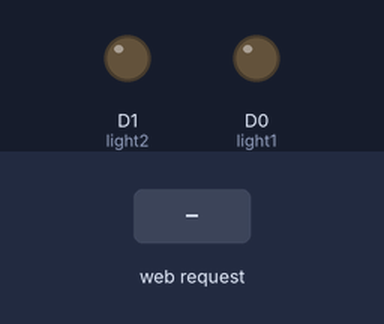
Simulated run of this sketch. Board: ESP8266 (NodeMCU). Shown: output pins drawn as LEDs (lit = HIGH). The inputs (shaded band) are chosen by the test bench. WiFi joins after 1.5 s; servers stay silent unless stated; what the sketch prints to the serial monitor is not drawn.

Above: at 3.0 s.
3.1 s: HTTP request GET /r1on received
At 3.9 s:
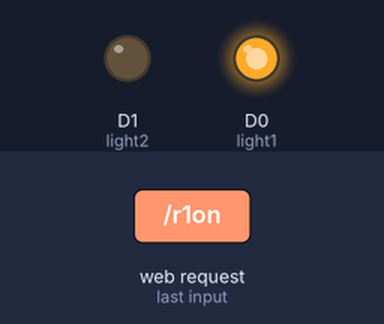
4.6 s: HTTP request GET /r2on received
At 5.0 s:
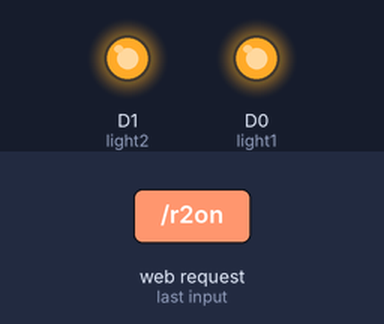
6.1 s: HTTP request GET /r1off received
At 7.3 s:
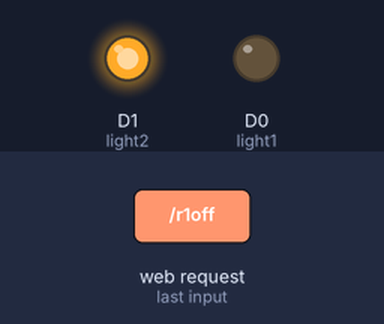
7.6 s: HTTP request GET /r2off received
At 8.5 s:
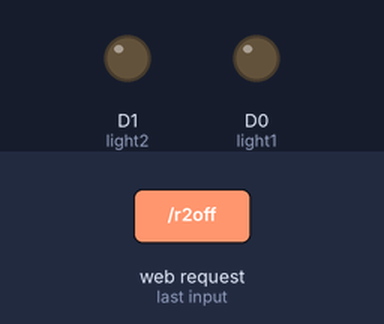
9.1 s: HTTP request GET /allon received
At 9.6 s:
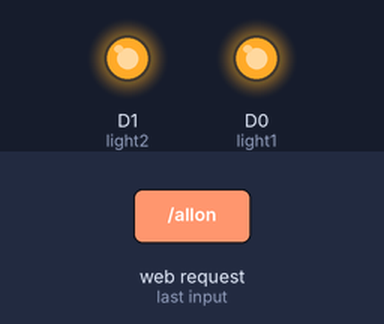
Timing chart, 0 to 11.6 s (numbered marks = the images above; inputs shaded):
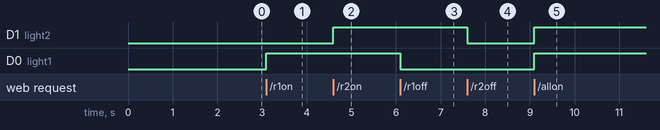

Measured:
- after the input at 3.1 s, D0 (light1): LOW → HIGH at once
- after the input at 4.6 s, D1 (light2): LOW → HIGH at once
- after the input at 6.1 s, D0 (light1): HIGH → LOW at once
- after the input at 7.6 s, D1 (light2): HIGH → LOW at once
- after the input at 9.1 s, D1 (light2), D0 (light1): LOW → HIGH at once

The sketch:

Voice_Reco_NodeMCU.ino
```cpp
/*************************************************************************************
*   Home Automation with Android App and NodeMCU
*
*  Groups of devices
*   ==> All Devices ON/OFF
*
*  Voice activation and response
*
*   Developed by Marcelo Rovai on 27March17
*   Visit my blog: https://MJRoBot.org
*
*   WARNING: When uploading a code ==> Power-off Relays
************************************************************************************/
#include <ESP8266WiFi.h>
WiFiClient client;
WiFiServer server(80);
const char* ssid = "Lenovo A6000";
const char* password = "88888888";
String  command =""; // Command received from Android device

// Set Relay Pins
int light1 = D0;
int light2 = D1;

void setup()
{
  Serial.begin(115200);

  pinMode(light1, OUTPUT);
  pinMode(light2, OUTPUT);

  Serial.println("Connecting to WIFI");
  WiFi.begin(ssid, password);
  while (WiFi.status() != WL_CONNECTED)
  {
    delay(500);
    Serial.print("..");
  }
  Serial.println("");
  Serial.println("WiFi connected");
  delay(300);
    //server begin
  server.begin();
  Serial.println("Server Started");
  Serial.println("NodeMCU Local IP is : ");
  Serial.print("http://");
  Serial.print(WiFi.localIP());
  Serial.print("/");
}
void loop()
{
    client = server.available();
    if (!client) return;
    command = checkClient ();

         if (command == "r1on"  || command == "one on"    || command == "want on")        digitalWrite(light1,HIGH);
    else if (command == "r1off" || command == "one-off" || command == "one off")     digitalWrite(light1,LOW);
    else if (command == "r2on"  || command == "two on"    || command == "2 on")      digitalWrite(light2,HIGH);
    else if (command == "r2off" || command == "two off" || command == "2 off")   digitalWrite(light2,LOW);
    else if (command == "allon" || command == "nyalakan semua" || command == "all lights on")
    {
      digitalWrite(light1,HIGH);
      digitalWrite(light2,HIGH);
    }
    else if (command == "alloff" || command == "matikan semua" || command == "all lights off")
    {
      digitalWrite(light1,LOW);
      digitalWrite(light2,LOW);
    }
    sendBackEcho(command); // send command echo back to android device
    command = "";
}

/* check command received from Android Device */
String checkClient (void)
{
  while(!client.available()) delay(1);
  String request = client.readStringUntil('\r');
  request.remove(0, 5);
  request.remove(request.length()-9,9);
  return request;
}

/* send command echo back to android device */
void sendBackEcho(String echo)
{
  client.println("HTTP/1.1 200 OK");
  client.println("Content-Type: text/html");
  client.println("");
  client.println("<!DOCTYPE HTML>");
  client.println("<html>");
  client.println(echo);
  client.println("</html>");
  client.stop();
  delay(1);
}
```
